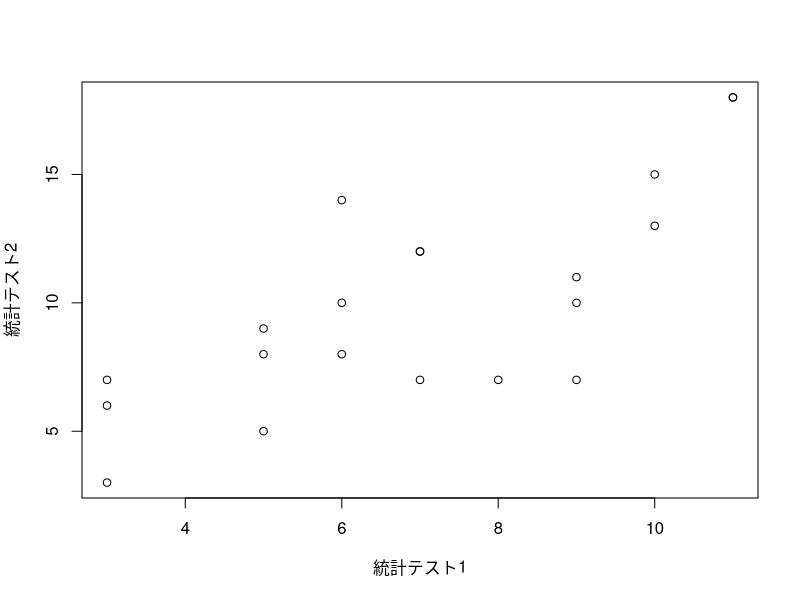
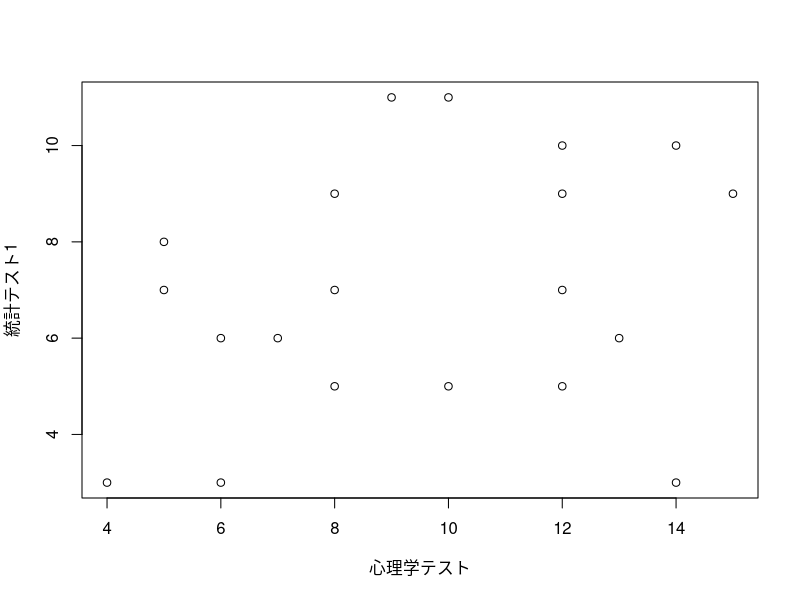

Source code (R) for these figures, in order:
## ---- chunk 1
knitr::opts_chunk$set(echo = TRUE)
## ---- chunk 2
統計テスト1 <- c(6, 10, 6, 10, 5, 3, 5, 9, 3, 3, 11, 6, 11, 9, 7, 5, 8, 7, 7, 9)
統計テスト2 <- c(10, 13, 8, 15, 8, 6, 9, 10, 7, 3, 18, 14, 18, 11, 12, 5, 7, 12, 7, 7)
plot(統計テスト1, 統計テスト2)
## ---- chunk 3
心理学テスト <- c(13, 14, 7, 12, 10, 6, 8, 15, 4, 14, 9, 6, 10, 12, 5, 12, 5, 12, 8, 8)
plot(心理学テスト, 統計テスト1)
## ---- chunk 4
共分散1と2 <- sum((統計テスト1-mean(統計テスト1))*(統計テスト2-mean(統計テスト2)))/length(統計テスト1)
共分散1と2

# cov関数でも同様の結果になる
# ただし n ではなく n-1 で割る(不偏共分散)ので結果は異なる
cov(統計テスト1, 統計テスト2)
## ---- chunk 5
cov(統計テスト1, 統計テスト2)/(sd(統計テスト1)*sd(統計テスト2)) 
cor(統計テスト1, 統計テスト2)

cor(心理学テスト, 統計テスト1)
## ---- chunk 6
数学 <- c("嫌い", "嫌い", "好き", "好き", "嫌い", "嫌い", "嫌い", "嫌い", "嫌い", "好き", "好き", "嫌い", "好き", "嫌い", "嫌い", "好き", "嫌い", "嫌い", "嫌い", "嫌い")
table(数学)

統計 <- c("好き", "好き", "好き", "好き", "嫌い", "嫌い", "嫌い", "嫌い", "嫌い", "嫌い", "好き", "好き", "好き", "嫌い", "好き", "嫌い", "嫌い", "嫌い", "嫌い", "嫌い")
table(統計)

# クロス集計表
table(数学, 統計)
## ---- chunk 7
数学イチゼロ <- ifelse(数学=="好き", 1, 0)
数学イチゼロ
統計イチゼロ <- ifelse(統計=="好き", 1, 0)
統計イチゼロ

# ファイ係数 (1 or 0からなる相関係数)
cor(数学イチゼロ, 統計イチゼロ)
